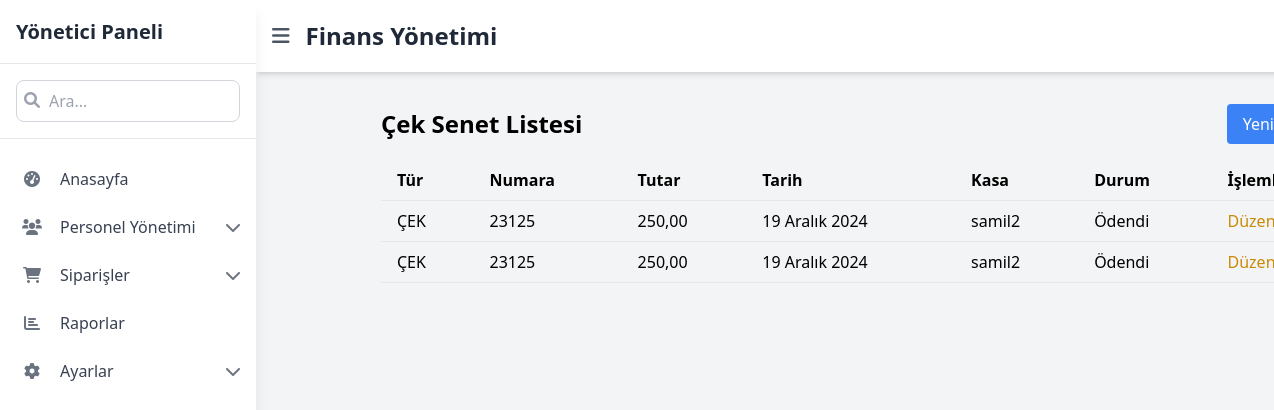
Page /finance/cek-senet/ on the committed database.
### finance/models.py (models this page shows, shortened)
class CekSenet(models.Model):
    tür = models.CharField(max_length=10, choices=[('ÇEK', 'Çek'), ('SENET', 'Senet')])
    numara = models.CharField(max_length=50)
    tutar = models.DecimalField(max_digits=10, decimal_places=2)
    tarih = models.DateField(verbose_name=("Senet Tarihi"))
    durum = models.BooleanField(default=False)
    kasa = models.ForeignKey('Kasa', on_delete=models.SET_NULL, null=True, blank=True, verbose_name="Kasa") # Kasa ilişkisi eklendi

class Kasa(models.Model):
    ad = models.CharField(max_length=100, verbose_name="Kasa Adı")
    bakiye = models.DecimalField(max_digits=10, decimal_places=2, default=0, verbose_name="Bakiye")
    def __str__(self):
        return self.ad

### finance/views.py (the view)
# urls.py: path('cek-senet/', views.CekSenetListView.as_view(), name='cek_senet_listesi'),
class CekSenetListView(ListView):
    model = CekSenet
    template_name = 'finance/cek_senet/cek_senet_list.html'
    context_object_name = 'cek_senet_list'

### finance/templates/finance/cek_senet/cek_senet_list.html (shortened to what this page needs)
{% extends "finance/base_finance.html" %}
{% block finance_content %}
<div class="flex items-center justify-between mb-4">
  <h1 class="text-2xl font-bold">Çek Senet Listesi</h1>
  <a href="{% url 'finance:cek_senet_olustur' %}" class="bg-blue-500 text-white px-4 py-2 rounded hover:bg-blue-600 transition">
    Yeni Çek/Senet Ekle
  </a>
</div>
<table class="min-w-full border-collapse">
  <thead>
    <tr>
      <th class="border-b px-4 py-2 text-left">Tür</th>
      <th class="border-b px-4 py-2 text-left">Numara</th>
      <th class="border-b px-4 py-2 text-left">Tutar</th>
      <th class="border-b px-4 py-2 text-left">Tarih</th>
      <th class="border-b px-4 py-2 text-left">Kasa</th>
      <th class="border-b px-4 py-2 text-left">Durum</th>
      <th class="border-b px-4 py-2 text-left">İşlemler</th>
    </tr>
  </thead>
  <tbody>
    {% for item in cek_senet_list %}
    <tr class="hover:bg-gray-100">
      <td class="border-b px-4 py-2">{{ item.tür }}</td>
      <td class="border-b px-4 py-2">{{ item.numara }}</td>
      <td class="border-b px-4 py-2">{{ item.tutar }}</td>
      <td class="border-b px-4 py-2">{{ item.tarih }}</td>
      <td class="border-b px-4 py-2">{{ item.kasa }}</td>
      <td class="border-b px-4 py-2">{{ item.durum|yesno:"Ödendi,Ödenmedi" }}</td>
      <td class="border-b px-4 py-2">
        <a href="{% url 'finance:cek_senet_guncelle' item.pk %}" class="text-yellow-600 hover:underline">Düzenle</a> |
      </td>
    </tr>
    {% empty %}
    <tr>
      <td colspan="7" class="text-center py-4 text-gray-500">Çek veya senet kaydı bulunmamaktadır.</td>
    </tr>
    {% endfor %}
  </tbody>
</table>
{% endblock %}

### rows in the picture
CekSenet: tür "ÇEK", numara "23125", tutar "250,00", tarih "19 Aralık 2024", kasa "samil2", durum "Ödendi"
CekSenet: tür "ÇEK", numara "23125", tutar "250,00", tarih "19 Aralık 2024", kasa "samil2", durum "Ödendi"
